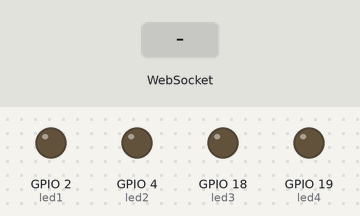
This sketch was run on a simulated ESP8266 (NodeMCU). Parts: output pins drawn as LEDs (lit = HIGH). Inputs (shaded band) come from the test bench. WiFi joins after 1.5 s; servers stay silent unless stated; what the sketch prints to the serial monitor is not drawn.

Above: at 2.7 s.
2.8 s: WebSocket text "1" received
At 3.4 s:
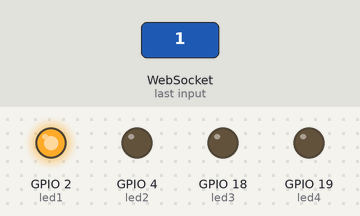
4.3 s: WebSocket text "2" received
At 5.7 s:
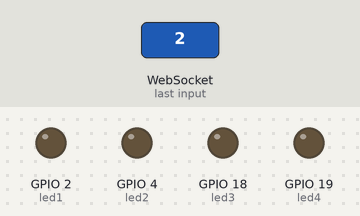
Timing chart, 0 to 7.3 s (numbered marks = the images above; inputs shaded):
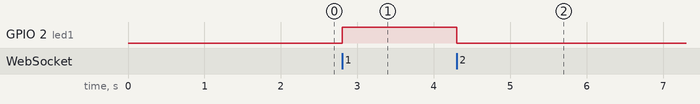

Measured:
- after the input at 2.8 s, GPIO 2 (led1): LOW → HIGH at once
- after the input at 4.3 s, GPIO 2 (led1): HIGH → LOW at once

The sketch:

service.ino
```cpp
#include <Arduino.h>
#include <ESP8266WiFi.h>
#include <WebSocketsClient.h>

const char* ssid = "iPhone";
const char* password = "kosonggg";
const char* serverAddress = "172.20.10.4"; // Diganti dengan Ipv4
const int serverPort = 3002;
const int led1 = 2;
const int led2 = 4;
const int led3 = 18;
const int led4 = 19;

WiFiClient wifiClient;
WebSocketsClient webSocket;

void onWebSocketEvent(WStype_t type, uint8_t *payload, size_t length) {
  switch (type) {
    case WStype_DISCONNECTED:
      Serial.println("Terputus dari server");
      webSocket.begin(serverAddress, serverPort);
      Serial.println("Terhubung ke server WebSocket");
      Serial.println(WiFi.localIP());
      break;
    case WStype_TEXT:
      Serial.print("Menerima pesan: ");
      Serial.println((char*)payload);

      if (strcmp((char*)payload, "1") == 0) {
        digitalWrite(led1, HIGH);
      } else if (strcmp((char*)payload, "2") == 0) {
        digitalWrite(led1, LOW);
      }
      if (strcmp((char*)payload, "3") == 0) {
        digitalWrite(led2, HIGH);
      } else if (strcmp((char*)payload, "4") == 0) {
        digitalWrite(led2, LOW);
      }
      if (strcmp((char*)payload, "5") == 0) {
        digitalWrite(led3, HIGH);
      } else if (strcmp((char*)payload, "6") == 0) {
        digitalWrite(led3, LOW);
      }
      if (strcmp((char*)payload, "7") == 0) {
        digitalWrite(led4, HIGH);
      } else if (strcmp((char*)payload, "8") == 0) {
        digitalWrite(led4, LOW);
      }
      break;
  }
}

void setup() {
  Serial.begin(115200);
  delay(10);

  WiFi.begin(ssid, password);
  while (WiFi.status() != WL_CONNECTED) {
    delay(500);
    Serial.print(".");
  }
  Serial.println("");
  Serial.println("WiFi Connected");

  webSocket.begin(serverAddress, serverPort);
  webSocket.onEvent(onWebSocketEvent);

  Serial.println("Terhubung ke server WebSocket");

  pinMode(led1, OUTPUT);
  pinMode(led2, OUTPUT);
  pinMode(led3, OUTPUT);
  pinMode(led4, OUTPUT);
}

void loop() {
  webSocket.loop();
}
```
